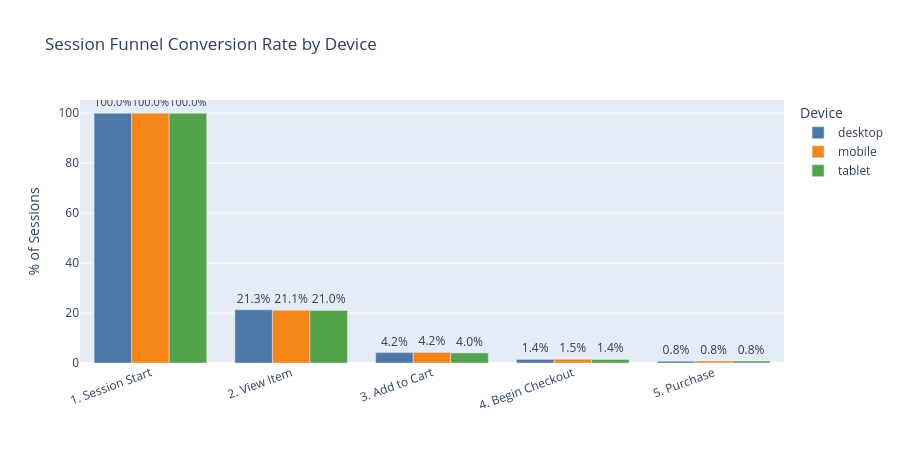

Notebook code for this chart:
### Code cell
# ── Section 5b: Device funnel chart ───────────────────────────────────────
# Map wide SQL column names to display labels for melt/pivot operations.
step_map = {
    "step1_sessions":       "1. Session Start",
    "step2_view_item":      "2. View Item",
    "step3_add_to_cart":    "3. Add to Cart",
    "step4_begin_checkout": "4. Begin Checkout",
    "step5_purchase":       "5. Purchase",
}
# Long format: one row per (device, funnel step) for grouped bar chart.
device_long = device_raw.melt(
    id_vars="device_category",
    value_vars=list(step_map.keys()),
    var_name="step_col", value_name="sessions",
)
device_long["step"] = device_long["step_col"].map(step_map)
# Denominator for % conversion: sessions at step 1 per device.
base = (
    device_long[device_long["step_col"] == "step1_sessions"]
    [["device_category","sessions"]].rename(columns={"sessions":"base"})
)
device_long = device_long.merge(base, on="device_category")
device_long["pct"] = (device_long["sessions"] / device_long["base"] * 100).round(2)

# Grouped bar: % of each device's sessions still in funnel at each step.
fig_dev = px.bar(
    device_long, x="step", y="pct", color="device_category",
    barmode="group",
    title="Session Funnel Conversion Rate by Device",
    labels={"pct": "% of Sessions", "step": "", "device_category": "Device"},
    color_discrete_map={"desktop": "#4C78A8", "mobile": "#F58518", "tablet": "#54A24B"},
    text="pct",
)
fig_dev.update_traces(texttemplate="%{text:.1f}%", textposition="outside")
fig_dev.update_layout(height=450, xaxis_tickangle=-20, uniformtext_minsize=8)
fig_dev.show()

# Absolute purchase counts and session-to-purchase % by device (LLM context uses this).
purchase_rates = device_long[device_long["step_col"] == "step5_purchase"][["device_category","sessions","base","pct"]]
print("
Session-to-purchase rate by device:")
display(purchase_rates.reset_index(drop=True))

### Figure 1 — Plotly figure (JSON) as saved in the notebook; plotly's stock layout.template omitted (floating-point values rounded to 4 significant figures)
{"data": [{"alignmentgroup": "True", "hovertemplate": "Device=desktop<br>=%{x}<br>% of Sessions=%{text}<extra></extra>", "legendgroup": "desktop", "marker": {"color": "#4C78A8", "pattern": {"shape": ""}}, "name": "desktop", "offsetgroup": "desktop", "orientation": "v", "showlegend": true, "text": [100, 21.28, 4.18, 1.45, 0.75], "textposition": "outside", "texttemplate": "%{text:.1f}%", "type": "bar", "x": ["1. Session Start", "2. View Item", "3. Add to Cart", "4. Begin Checkout", "5. Purchase"], "xaxis": "x", "y": [100, 21.28, 4.18, 1.45, 0.75], "yaxis": "y"}, {"alignmentgroup": "True", "hovertemplate": "Device=mobile<br>=%{x}<br>% of Sessions=%{text}<extra></extra>", "legendgroup": "mobile", "marker": {"color": "#F58518", "pattern": {"shape": ""}}, "name": "mobile", "offsetgroup": "mobile", "orientation": "v", "showlegend": true, "text": [100, 21.12, 4.22, 1.49, 0.8], "textposition": "outside", "texttemplate": "%{text:.1f}%", "type": "bar", "x": ["1. Session Start", "2. View Item", "3. Add to Cart", "4. Begin Checkout", "5. Purchase"], "xaxis": "x", "y": [100, 21.12, 4.22, 1.49, 0.8], "yaxis": "y"}, {"alignmentgroup": "True", "hovertemplate": "Device=tablet<br>=%{x}<br>% of Sessions=%{text}<extra></extra>", "legendgroup": "tablet", "marker": {"color": "#54A24B", "pattern": {"shape": ""}}, "name": "tablet", "offsetgroup": "tablet", "orientation": "v", "showlegend": true, "text": [100, 21.04, 4.01, 1.42, 0.77], "textposition": "outside", "texttemplate": "%{text:.1f}%", "type": "bar", "x": ["1. Session Start", "2. View Item", "3. Add to Cart", "4. Begin Checkout", "5. Purchase"], "xaxis": "x", "y": [100, 21.04, 4.01, 1.42, 0.77], "yaxis": "y"}], "layout": {"barmode": "group", "height": 450, "legend": {"title": {"text": "Device"}, "tracegroupgap": 0}, "title": {"text": "Session Funnel Conversion Rate by Device"}, "uniformtext": {"minsize": 8}, "xaxis": {"anchor": "y", "domain": [0, 1], "tickangle": -20, "title": {"text": ""}}, "yaxis": {"anchor": "x", "domain": [0, 1], "title": {"text": "% of Sessions"}}}}
